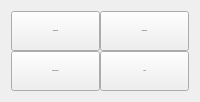
                                   <widget class="QFrame" name="frame">
                                    <property name="sizePolicy">
                                     <sizepolicy hsizetype="Preferred" vsizetype="Fixed">
                                      <horstretch>0</horstretch>
                                      <verstretch>0</verstretch>
                                     </sizepolicy>
                                    </property>
                                    <layout class="QGridLayout" name="widget_graph_visualizer_scroll_area_2_contents_grid_layout_1">
                                     <property name="spacing">
                                      <number>0</number>
                                     </property>
                                     <item row="0" column="0">
                                      <widget class="QPushButton" name="pg2_load_preset_btn">
                                       <property name="sizePolicy">
                                        <sizepolicy hsizetype="Minimum" vsizetype="Maximum">
                                         <horstretch>0</horstretch>
                                         <verstretch>0</verstretch>
                                        </sizepolicy>
                                       </property>
                                       <property name="minimumSize">
                                        <size>
                                         <width>50</width>
                                         <height>40</height>
                                        </size>
                                       </property>
                                       <property name="font">
                                        <font>
                                         <pointsize>-1</pointsize>
                                        </font>
                                       </property>
                                       <property name="text">
                                        <string>Load Preset</string>
                                       </property>
                                      </widget>
                                     </item>
                                     <item row="0" column="1">
                                      <widget class="QPushButton" name="pg2_save_preset_btn">
                                       <property name="sizePolicy">
                                        <sizepolicy hsizetype="Minimum" vsizetype="Maximum">
                                         <horstretch>0</horstretch>
                                         <verstretch>0</verstretch>
                                        </sizepolicy>
                                       </property>
                                       <property name="minimumSize">
                                        <size>
                                         <width>50</width>
                                         <height>40</height>
                                        </size>
                                       </property>
                                       <property name="font">
                                        <font>
                                         <pointsize>-1</pointsize>
                                        </font>
                                       </property>
                                       <property name="text">
                                        <string>Save Preset</string>
                                       </property>
                                      </widget>
                                     </item>
                                     <item row="1" column="0">
                                      <widget class="QPushButton" name="pg2_save_as_preset_btn">
                                       <property name="sizePolicy">
                                        <sizepolicy hsizetype="Minimum" vsizetype="Maximum">
                                         <horstretch>0</horstretch>
                                         <verstretch>0</verstretch>
                                        </sizepolicy>
                                       </property>
                                       <property name="minimumSize">
                                        <size>
                                         <width>50</width>
                                         <height>40</height>
                                        </size>
                                       </property>
                                       <property name="font">
                                        <font>
                                         <pointsize>-1</pointsize>
                                        </font>
                                       </property>
                                       <property name="text">
                                        <string>Save Preset As</string>
                                       </property>
                                      </widget>
                                     </item>
                                     <item row="1" column="1">
                                      <widget class="QPushButton" name="pg2_clear_preset_btn">
                                       <property name="sizePolicy">
                                        <sizepolicy hsizetype="Minimum" vsizetype="Maximum">
                                         <horstretch>0</horstretch>
                                         <verstretch>0</verstretch>
                                        </sizepolicy>
                                       </property>
                                       <property name="minimumSize">
                                        <size>
                                         <width>50</width>
                                         <height>40</height>
                                        </size>
                                       </property>
                                       <property name="font">
                                        <font>
                                         <pointsize>-1</pointsize>
                                        </font>
                                       </property>
                                       <property name="text">
                                        <string>Clear</string>
                                       </property>
                                      </widget>
                                     </item>
                                    </layout>
                                   </widget>
